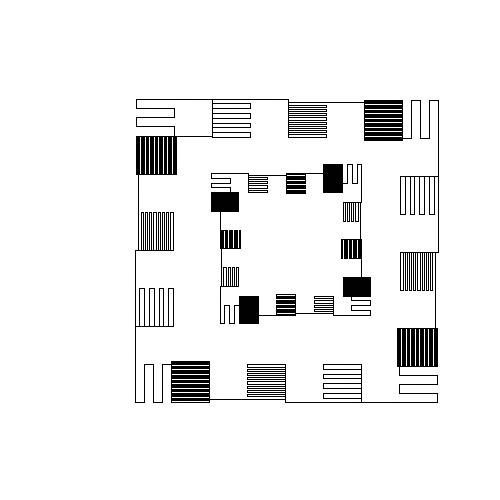
Frame 1 (no input)
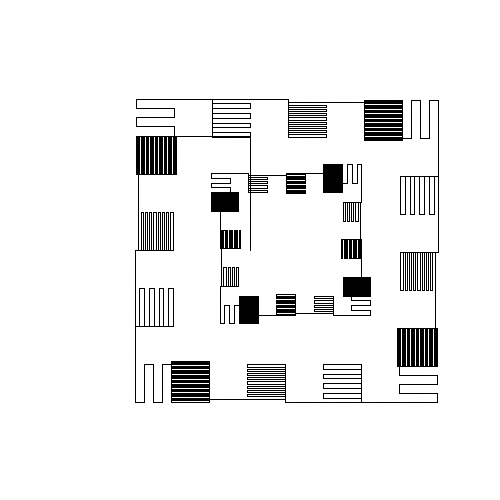
Frame 2 (the mouse pressed at the canvas centre, redrawn once)

The Processing sketch that drew these frames (run headless with seeded random() and noise(); the mouse was pressed at the canvas centre and the sketch redrawn once):

// Processing sketch: arduinosim
// ── arduinosim.pde

/*
GEOMETRON:
EVERYTHING IS PHYSICAL
EVERYTHING IS FRACTAL
EVERYTHING IS RECURSIVE
NO MONEY 
NO MINING
NO PROPERTY
[EGO DEATH]
LOOK TO THE FUNGI
LOOK TO THE INSECTS
LANGUAGE IS THE TOOL THE MIND USES TO PARSE REALITY

PROCESSING SIMULATOR OF ARDUINO FOR TRASH PRINTER
TRASHNET
METADUMPSTER

*/

float x,y,x0,y0,xold,yold;
int xmotorIndex = 0;
int ymotorIndex = 0;
int[] xpins = {4,5,6,7};
int[] ypins = {8,9,10,11};
float side;
float scaleFactor, unit;
float theta,theta0,thetaStep;
float phi = 0.5*(sqrt(5) + 1);
boolean penDown = false;

String[] shapes = new String[0300];


void setup(){
  
  ellipseMode(CENTER);
  noFill();
  strokeWeight(1);
  unit = 75;
  scaleFactor = 2;
  side = 100;
  thetaStep = PI/2;
  theta0 = -PI/2; 
  theta = theta0;
  size(500,500);
  x0 = 250;
  y0 = 250;
  x = x0;
  y = y0;
shapes[0200] = "0340,0304,0330,0332,0331,0333";
shapes[0201] =  "0304,0341,0333,0340,0342,0342,0342,0342,0341,0332,";
shapes[0202] =  "0304,0313,0350,0335,0336,0336,0342,0333,0342,0333,0342,0333,0342,0333,0334,0304,0337,0337,";
shapes[0203] =  "0344,0330";
shapes[0204] =  "0362,0203,0334,0203,0334,0203,0334,0203,0334,0363";
shapes[0205] =  "0362,0203,0335,0203,0203,0335,0203,0335,0203,0203,0335,0363,0336,0330,0333,0336,0331,0332,0337,0365,0336,0332,0331,0337,0337,";
shapes[0206] =  "0336,0332,0337,0362,0203,0334,0336,0203,0335,0350,0335,0337,0310,0337,0203,0335,0335,0203,0335,0304,0335,0336,0313,0336,0203,0334,0337,0203,0363,0335,0335,0336,0332,0337,";
shapes[0207] =  "0340,0330,0331,0335,0330,0331,0334,0334,0330,0331,0335,0336,0330,0336,0335,0330,0331,0334,0334,0330,0331,0335,0337,0331,0337,0337,0341,0330,0336,0336,0336,0340,0330,0331,0335,0330,0331,0334,0334,0330,0331,0335,0331,0330,0341,0337,0337,0337,0341,0331,0336,0340,";
shapes[0210] =  "0350,0340,0330,0335,0330,0335,0330,0335,0330,0335,0330,0335,0330,0335,0330,0335,0330,0335,0304,0310,0336,0333,0337,0330,0336,0332,0333,0330,0331,0337,0333,0336,0330,0331,0333,0332,0337,0331,0336,0333,0332,0331,0330,0337,0332,0336,0331,0330,0332,0341,";
shapes[0211] =  "0341,0332,0332,0332,0332,0336,0332,0332,0330,0330,0330,0350,0350,0335,0335,0335,0335,0335,0335,0335,0335,0335,0335,0335,0335,0335,0335,0335,0335,0335,0335,0335,0335,0335,0335,0335,0335,0335,0335,0335,0335,0335,0335,0335,0335,0335,0335,0335,0335,0335,0335,0335,0335,0335,0335,0335,0335,0304,01101,01102,01103,01104,01105,01106,01107,01110,01111,01112,01113,01114,01115,01116,01117,01120,01121,01122,01123,01124,01125,01126,01127,01130,01131,01132,";
shapes[0212] =  "0341,0333,0333,0332,0332,0332,0332,0332,0332,0330,0332,01115,01105,01124,01101,01104,01125,01115,01120,0250,0250,0340,01123,01124,01105,01122,0341,0333,0333,";
shapes[0213] =  "0220,0333,0331,0222,0333,0331,0224,0333,0331,0226,";
shapes[0214] =  "0227,0337,0333,0341,0331,0336,0336,0330,0227,";
shapes[0220] =  "0340,0333,0336,0336,0330,0337,0337,0332,0336,0336,0330,0337,0337,0333,0336,0336,0330,0337,0337,0332,0336,0336,0330,0337,0337,0333,";
shapes[0221] =  "0333,0336,0336,0336,0340,0330,0337,0337,0337,0332,0336,0336,0336,0330,0337,0337,0337,";
shapes[0222] =  "0221,0221,0221,0221,0333,";
shapes[0223] =  "0340,0333,0336,0336,0336,0336,0330,0337,0337,0337,0337,0332,0336,0336,0336,0336,0330,0337,0337,0337,0337,";
shapes[0224] =  "0223,0223,0223,0223,0223,0223,0223,0223,0333,";
shapes[0225] =  "0340,0333,0336,0336,0336,0336,0336,0330,0337,0337,0337,0337,0337,0332,0336,0336,0336,0336,0336,0330,0337,0337,0337,0337,0337,";
shapes[0226] =  "0225,0225,0225,0225,0225,0225,0225,0225,0225,0225,0225,0225,0225,0225,0225,0225,0333,";
shapes[0227] =  "0213,0335,0213,0335,0213,0335,0213,0335,";

}

void draw(){    
    background(255); 
    drawGlyph("0300,0330,0330,0330,0332,0332,0332,0214");
    noLoop();
}


void drawGlyph(String localGlyph){
  String[] glyphArray = split(localGlyph,",");
  for(int index = 0;index < glyphArray.length;index++){
    if((glyphArray[index]).length() > 1){
        int tempAddress = (int(glyphArray[index].charAt(1))- 060)*64 + (int(glyphArray[index].charAt(2))  - 060)*8 + int(glyphArray[index].charAt(3)) - 060;
        if(tempAddress >= 0300){
            doTheThing(tempAddress);  
        }
        else{
            drawGlyph(shapes[tempAddress]);
        }
    }
  }  
}

void taxicab(float startx,float starty,float stopx,float stopy){
   line(startx,starty,stopx,starty); //move x motor round(deltax) steps, deltax = x-xold
   int xsteps = round(abs(stopx - startx));
   for(int step =0;step < xsteps;step++){
       if(stopx > startx){
         xplus();
       }
       if(stopx < startx){
         xminus();
       }
   }
   
   
   line(stopx,starty,stopx,stopy);//move y motor round(deltay)steps, where deltay = y-yold
   int ysteps = round(abs(stopy - starty));
   for(int step =0;step < ysteps;step++){
       if(stopy > starty){
         yplus();
       }
       if(stopy < starty){
         yminus();
       }
   }

}


void xplus(){//one step up in x 
  int localPin = 13;
  int highTime = 10;//length of pulse set manually based on hardware
  int lowTime = 10;//the pause after the pulse
//  digitalWrite(localPin,HIGH);
//  delay(highTime)
//  digitalWrite(localPin,LOW);
//  delay(lowTime)
  
}
void xminus(){//one step down in x
  int localPin = 13;//pin gets selected based on stepper or DC motor
  int highTime = 10;//length of pulse set manually based on hardware
  int lowTime = 10;//the pause after the pulse
//  digitalWrite(localPin,HIGH);
//  delay(highTime)
//  digitalWrite(localPin,LOW);
//  delay(lowTime)

}
void yplus(){//one step up in y
  int localPin = 13;
  int highTime = 10;//length of pulse set manually based on hardware
  int lowTime = 10;//the pause after the pulse
//  digitalWrite(localPin,HIGH);
//  delay(highTime)
//  digitalWrite(localPin,LOW);
//  delay(lowTime)

}
void yminus(){//one step down in y
  int localPin = 13;
  int highTime = 10;//length of pulse set manually based on hardware
  int lowTime = 10;//the pause after the pulse
//  digitalWrite(localPin,HIGH);
//  delay(highTime)
//  digitalWrite(localPin,LOW);
//  delay(lowTime)

}

void zplus(){//one step up in y
  int localPin = 13;
  int highTime = 10;//length of pulse set manually based on hardware
  int lowTime = 10;//the pause after the pulse
//  digitalWrite(localPin,HIGH);
//  delay(highTime)
//  digitalWrite(localPin,LOW);
//  delay(lowTime)

}
void zminus(){//one step down in y
  int localPin = 13;
  int highTime = 10;//length of pulse set manually based on hardware
  int lowTime = 10;//the pause after the pulse
//  digitalWrite(localPin,HIGH);
//  delay(highTime)
//  digitalWrite(localPin,LOW);
//  delay(lowTime)

}
void penUp(){
}
void penDown(){
}

void doTheThing(int localCommand){
    
    //geometric native action commands
    if(localCommand == 0300){
      x = x0;
      y = y0;
      theta = theta0;
      side = unit;
      thetaStep = PI/2;
      scaleFactor = 2;
    }
    if(localCommand == 0304){
      thetaStep = PI/2;
    }
    if(localCommand == 0305){
      thetaStep = 2*PI/5;
    }
    if(localCommand == 0306){
      thetaStep = PI/3;
    }    
    if(localCommand == 0310){
       scaleFactor = sqrt(2); 
    }
    if(localCommand == 0311){
       scaleFactor = phi; //"golden" ratio 
    }
    if(localCommand == 0312){
       scaleFactor = sqrt(3); 
    }
    if(localCommand == 0313){
      scaleFactor = 2;  //2x
    }
    if(localCommand == 0314){
      scaleFactor = 3;  //3x
    }
    if(localCommand == 0315){
      scaleFactor = 5;  //3x
    }
    
    if(localCommand == 0330){
      xold = x;
      yold = y;
      for(int index = 1;index <= int(side);index++){
          x = x + cos(theta)*float(index)/side;
          y = y + sin(theta)*float(index)/side;
          if(penDown){
            taxicab(xold,yold,x,y); 
          }
          xold = x;
          yold = y;
       }
    }
    if(localCommand == 0331){
      xold = x;
      yold = y;
      for(int index = 1;index <= int(side);index++){
          x = x - cos(theta)*float(index)/side;
          y = y - sin(theta)*float(index)/side;
          if(penDown){
              taxicab(xold,yold,x,y); 
          }
          xold = x;
          yold = y;
       }      
    }
    if(localCommand == 0332){
      xold = x;
      yold = y;
      for(int index = 1;index <= int(side);index++){
          x = x + cos(theta - thetaStep)*float(index)/side;
          y = y + sin(theta - thetaStep)*float(index)/side;
          if(penDown){
            taxicab(xold,yold,x,y); 
          }
          xold = x;
          yold = y;
       }
      
    }
    if(localCommand == 0333){
      xold = x;
      yold = y;
      for(int index = 1;index <= int(side);index++){
          x = x + cos(theta + thetaStep)*float(index)/side;
          y = y + sin(theta + thetaStep)*float(index)/side;
          if(penDown){
            taxicab(xold,yold,x,y); 
          }
          xold = x;
          yold = y;
       }
    }
    if(localCommand == 0334){
      theta -= thetaStep; // CCW
    }
    if(localCommand == 0335){
      theta += thetaStep; // CW
    }
    if(localCommand == 0336){
      side /= scaleFactor; // -
    }
    if(localCommand == 0337){
      side *= scaleFactor; // +
    }
    if(localCommand == 0340){
      penDown = true;
    }
    if(localCommand == 0341){
      penDown = false;      
    }
    if(localCommand == 0342){
      //arc left
      
    }
    if(localCommand == 0343){
      //arc right
    }
    if(localCommand == 0350){
      thetaStep /= 2;  //angle/2
    }
    if(localCommand == 0351){
      thetaStep *= 2;  //2angle
    }
    if(localCommand == 0352){
      thetaStep /= 3; //angle/3
    }
    if(localCommand == 0353){
      thetaStep *= 3; //3angle
    }

}
